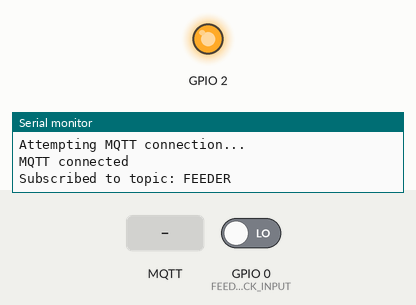
Recording of a sketch running on a simulated ESP8266 (NodeMCU). On the bench: output pins drawn as LEDs (lit = HIGH), the last lines printed to the serial monitor. The test bench sets the inputs (shaded band); at power-on: GPIO 0 (FEEDBACK_INPUT) LOW. WiFi joins after 1.5 s; servers stay silent unless stated; no MQTT or app messages arrive unless stated.

Above: at 2.7 s.
2.8 s: MQTT message "ON" arrives on the first subscribed topic
At 3.7 s:
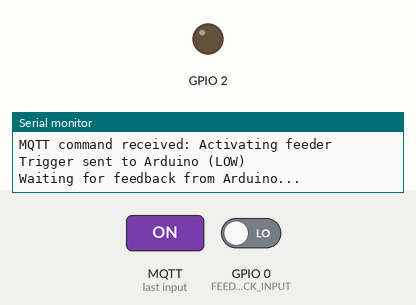
4.3 s: GPIO 0 (FEEDBACK_INPUT) driven HIGH
At 6.6 s:
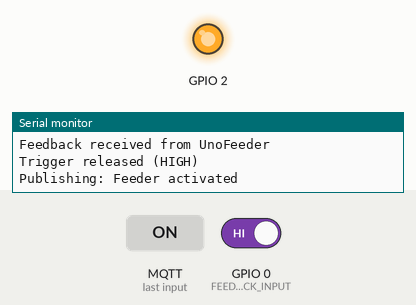
Timing chart, 0 to 8.1 s (numbered marks = the images above; inputs shaded):
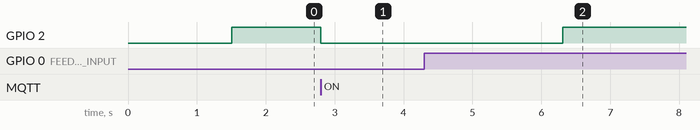

The sketch:

MQTTFeeder.ino
```cpp
#include <ESP8266WiFi.h>
#include <PubSubClient.h>
#include <ESP8266mDNS.h>
#include <WiFiUdp.h>
#include <ArduinoOTA.h>
#include "secrets.h"

/*
 * WIRING CONNECTIONS:
 *
 * ESP8266-01 <-> Arduino Uno:
 *   GPIO0    <-> Pin 3 (receives feedback from Arduino)
 *   GPIO2    <-> Pin 2 (sends trigger to Arduino)
 *
 * DRV8825 <-> Arduino Uno:
 *   STEP     <-> Pin 4
 *   SLP      <-> Pin 5
 */

const char *mqtt_server = "llmpi";
const char *HostName = "Feeder_MQTT_01";
const char *topic_Feeder = "FEEDER";
const char *topic_Feeder_OK = "FEEDER_OK";
const char *topic_Error_Handler = "error_Handler";

#define FEEDBACK_INPUT 0 // GPIO0 - receives feedback from Arduino pin 3

WiFiClient espClient;
PubSubClient client(espClient);

void callback(String topic, byte *message, unsigned int length)
{
    String messageTemp;
    for (int i = 0; i < length; i++)
    {
        messageTemp += (char)message[i];
    }

    if (topic == topic_Feeder && messageTemp == "ON")
    {
        Serial.println("MQTT command received: Activating feeder");
        digitalWrite(2, LOW);
        Serial.println("Trigger sent to Arduino (LOW)");

        bool feedbackReceived = waitForFeedback(); // Wait for feedback from UnoFeeder

        digitalWrite(2, HIGH);
        Serial.println("Trigger released (HIGH)");

        if (feedbackReceived)
        {
            Serial.println("Publishing: Feeder activated");
            client.publish(topic_Feeder_OK, "Feeder activated", true);
        }
        else
        {
            Serial.println("Publishing: Feeder timeout");
            client.publish(topic_Error_Handler, "Feeder timeout", true);
        }
    }
}

void setup_wifi()
{
    Serial.println("Setting up WiFi...");
    WiFi.mode(WIFI_STA);
    WiFi.setHostname(HostName);
    WiFi.begin(ssid, password);
    while (WiFi.status() != WL_CONNECTED)
    {
        Serial.print(".");
        delay(500);
    }
    Serial.println("");
    Serial.println("WiFi connected");
    Serial.print("IP address: ");
    Serial.println(WiFi.localIP());
}

void setup_OTA()
{
    Serial.println("Setting up OTA...");
    // Port defaults to 8266
    // ArduinoOTA.setPort(8266);

    // Hostname defaults to esp8266-[ChipID]
    ArduinoOTA.setHostname(HostName);
    Serial.print("OTA Hostname: ");
    Serial.println(HostName);

    // No authentication by default
    // ArduinoOTA.setPassword("admin");

    ArduinoOTA.onStart([]()
                       {
        String type;
        if (ArduinoOTA.getCommand() == U_FLASH) {
            type = "sketch";
        } else { // U_FS
            type = "filesystem";
        }
        Serial.println("Start updating " + type); });

    ArduinoOTA.onEnd([]()
                     { Serial.println("\nUpdate complete"); });

    ArduinoOTA.onProgress([](unsigned int progress, unsigned int total)
                          { Serial.printf("Progress: %u%%\r", (progress / (total / 100))); });

    ArduinoOTA.onError([](ota_error_t error)
                       {
        Serial.printf("Error[%u]: ", error);
        if (error == OTA_AUTH_ERROR) {
            Serial.println("Auth Failed");
        } else if (error == OTA_BEGIN_ERROR) {
            Serial.println("Begin Failed");
        } else if (error == OTA_CONNECT_ERROR) {
            Serial.println("Connect Failed");
        } else if (error == OTA_RECEIVE_ERROR) {
            Serial.println("Receive Failed");
        } else if (error == OTA_END_ERROR) {
            Serial.println("End Failed");
        } });

    ArduinoOTA.begin();
    Serial.println("OTA Ready");
}

void reconnect()
{
    // Remove setCleanSession as it's not available in the PubSubClient library
    String clientId = "ESP8266Client-Feeder01";
    Serial.println("Attempting MQTT connection...");
    while (!client.connected())
    {
        // Using connect with clean session parameter (false = persistent session)
        if (client.connect(clientId.c_str(), NULL, NULL, NULL, 0, false, NULL))
        {
            Serial.println("MQTT connected");
            client.subscribe(topic_Feeder);
            Serial.println("Subscribed to topic: " + String(topic_Feeder));
        }
        else
        {
            Serial.print("MQTT connection failed, rc=");
            Serial.print(client.state());
            Serial.println(" Retrying in 2 seconds...");
            delay(2000);
        }
    }
}

void setup()
{
    Serial.begin(115200);
    Serial.println("\n\nMQTT Feeder with OTA Starting...With Changes");
    setup_wifi();
    setup_OTA();
    client.setServer(mqtt_server, 1883);
    client.setCallback(callback);
    pinMode(2, OUTPUT);
    digitalWrite(2, HIGH);
    pinMode(FEEDBACK_INPUT, INPUT); // Set feedback pin as input
    Serial.println("Setup complete");
}

bool waitForFeedback()
{
    unsigned long start = millis();
    const unsigned long timeout = 30000; // 30 seconds timeout (10s wait + 20s for feed execution)

    Serial.println("Waiting for feedback from Arduino...");

    while (millis() - start < timeout)
    {
        if (digitalRead(FEEDBACK_INPUT) == HIGH)
        {
            Serial.println("Feedback received from UnoFeeder");
            // Wait for feedback to go LOW again (debounce) with separate timeout
            unsigned long debounceStart = millis();
            while (digitalRead(FEEDBACK_INPUT) == HIGH && millis() - debounceStart < 2000)
            {
                delay(10);
            }
            return true;
        }
        delay(10);
    }
    Serial.println("Feedback timeout: No response from UnoFeeder");
    return false;
}

void loop()
{
    ArduinoOTA.handle();

    if (!client.connected())
    {
        reconnect();
    }
    client.loop();
}
```

secrets_template.h
```cpp
#ifndef SECRETS_H
#define SECRETS_H

// WiFi credentials
const char *ssid = "YOUR_WIFI_SSID";      // Replace with your WiFi SSID
const char *password = "YOUR_WIFI_PASSWORD";  // Replace with your WiFi password

#endif
```

Measured:
- after the input at 2.8 s, GPIO 2: HIGH → LOW at once
- after the input at 4.3 s, GPIO 2: LOW → HIGH after 2.0 s
